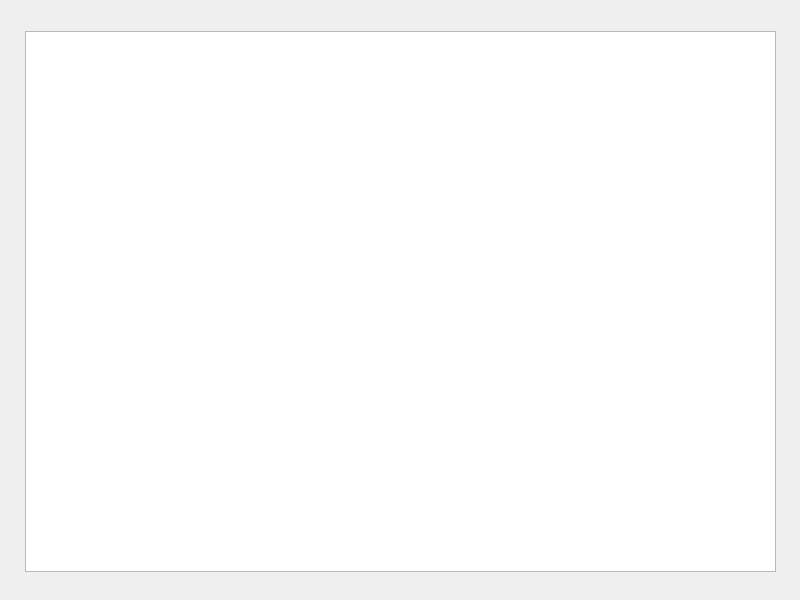
<?xml version="1.0" encoding="UTF-8"?>
<ui version="4.0">
 <class>Widget</class>
 <widget class="QWidget" name="Widget">
  <property name="geometry">
   <rect>
    <x>0</x>
    <y>0</y>
    <width>800</width>
    <height>600</height>
   </rect>
  </property>
  <property name="windowTitle">
   <string>Widget</string>
  </property>
  <widget class="QListWidget" name="listWidget">
   <property name="geometry">
    <rect>
     <x>25</x>
     <y>31</y>
     <width>751</width>
     <height>541</height>
    </rect>
   </property>
  </widget>
 </widget>
 <resources/>
 <connections/>
</ui>
